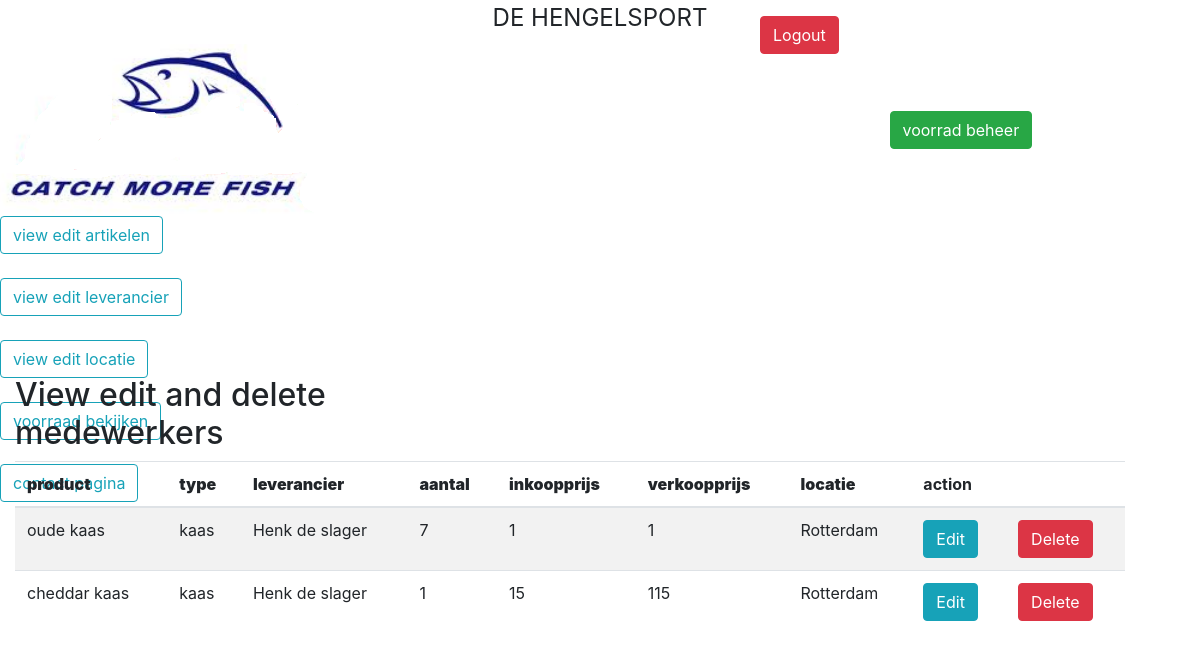
Page /voorraad1.php (signed in) on the committed database.
### tables this page shows
CREATE TABLE voorraad(
    id INT NOT NULL AUTO_INCREMENT,
    locatieID INT NOT NULL,
    productID INT NOT NULL,
    aantal VARCHAR(250) NOT NULL,
    PRIMARY KEY(id),
    FOREIGN KEY(locatieID) REFERENCES locatie(id),
    FOREIGN KEY(productID) REFERENCES artikel(id)
);

CREATE TABLE artikel(
    id INT NOT NULL AUTO_INCREMENT,
    levID INT NOT NULL,
    product VARCHAR(250) NOT NULL,
    type VARCHAR(250) NOT NULL,
    inkoopprijs INT(250) NOT NULL,
    verkoopprijs INT(250) NOT NULL,
    PRIMARY KEY(id),
    FOREIGN KEY(levID) REFERENCES leverancier(id)
);

CREATE TABLE leverancier(
    id INT NOT NULL AUTO_INCREMENT,
    leverancier VARCHAR(250) NOT NULL,
    telefoon INT(15) NOT NULL,
    PRIMARY KEY(id)
);

CREATE TABLE locatie(
    id INT NOT NULL AUTO_INCREMENT,
    locatie VARCHAR(250) NOT NULL,
    PRIMARY KEY(id)
);

### database.php (called while the page is built, shortened)
  <?php
  class database{
    private $pdo;
    public function __construct($host, $user, $pass, $db, $charset){
      try {
          $dsn = "mysql:host=$host;dbname=$db;charset=$charset";
          $options = [
              PDO::ATTR_ERRMODE            => PDO::ERRMODE_EXCEPTION,
              PDO::ATTR_DEFAULT_FETCH_MODE => PDO::FETCH_ASSOC,
              PDO::ATTR_EMULATE_PREPARES   => false,
          ];
          $this->pdo = new PDO($dsn, $user, $pass, $options);
      } catch (\PDOException $e) {
          echo $e->getMessage();
          throw $e;
      }
    }
    public function get_rotterdam_information($aantal){
      $query = "SELECT a.product, a.type, le.leverancier, v.aantal, a.inkoopprijs, a.verkoopprijs, l.locatie
      FROM voorraad as v
      INNER JOIN locatie as l on v.LocatieID = l.id
      INNER JOIN artikel as a on v.productID = a.id
      INNER JOIN leverancier as le on v.locatieID = le.id
      WHERE L.locatie = 'rotterdam'";
      $stmt = $this->pdo->prepare($query);
      $aantal !== NULL ? $stmt->execute(['aantal'=>$aantal]) : $stmt->execute();
      $results = $stmt->fetchAll(PDO::FETCH_ASSOC);
      return $results;
    }
  }
?>

### voorraad1.php (the view, shortened to what this page needs)
<?php
include 'database.php';
$db = new database('localhost', 'root', '', 'hengelsport', 'utf8');
  ?>
<html>
  <head>
    <link rel="stylesheet" href="https://cdn.jsdelivr.net/npm/bootstrap@4.5.3/dist/css/bootstrap.min.css">
  </head>
  <body>
    <div>
      <legend style="text-align: center;"> DE HENGELSPORT </legend>
      <img src="img\logo.png">
      <a class="btn btn-success" href="voorraad.php" style="margin-left:570;">voorrad beheer</a>
      <a class="btn btn-danger" href="logout.php" style="margin-left:760px; margin-top:-200px">Logout</a>
        <div class="topnav">
          <a class="btn btn-outline-info" href="view_edit_delete_artikelen.php">view edit artikelen</a><br><br>
          <a class="btn btn-outline-info" href="view_edit_delete_leverancier.php">view edit leverancier</a><br><br>
          <a class="btn btn-outline-info" href="view_edit_delete_locatie.php">view edit locatie</a><br><br>
          <a class="btn btn-outline-info" href="voorraad.php">voorraad bekijken</a><br><br>
          <a class="btn btn-outline-info" href="contact.php">contact pagina</a><br><br>
        </div>
      </div>
      <?php
          $results = $db->get_rotterdam_information(NULL);
          $columns = array_keys($results[0]);
          ?>
      <div class="container" style="margin-top:-150px; margin-right:500px;">
          <div class="table-responsive">
              <div class="table-wrapper">
                  <div class="table-title">
                      <div class="row">
                          <div class="col-sm-5">
                              <h2>View edit and delete medewerkers</b></h2>
                          </div>
                      </div>
                  </div>
                  <table class="table table-striped table-hover">
                      <thead>
                          <tr>
                            <?php foreach($columns as $column){ ?>
                                <th><strong> <?php echo $column ?> </strong></th>
                            <?php } ?>
                            <th colspan="2">action</th>
                          </tr>
                      </thead>
                      <?php foreach($results as $rows => $row){ ?>
                          <?php $row_id = $row; ?>
                          <tr>
                              <?php foreach($row as $row_data){?>
                                  <td>
                                      <?php echo $row_data ?>
                                  </td>
                              <?php } ?>
                              <td>
                                  <a class="btn btn-info" href="voorrad1_wijzigen.php?id=<?php echo $row_id; ?>" class="edit_btn" >Edit</a>
                              </td>
                              <td>
                                  <a class="btn btn-danger" href="voorraad1.php?user_id=<?php echo $row_id; ?>&id=<?php echo $row['id']?>" class="del_btn">Delete</a>
                              </td>
                        </tr>
                      <?php } ?>
                </table>
            </body>
        </html>

### voorraad1.php (style rules this page uses)
.table-responsive { overflow-x: unset !important; }

### rows in the picture
voorraad: productID.product "oude kaas", productID.type "kaas", leverancier.leverancier "Henk de slager", aantal "7", row_data "1", locatieID.locatie "Rotterdam"
voorraad: productID.product "cheddar kaas", productID.type "kaas", leverancier.leverancier "Henk de slager", aantal "1", productID.inkoopprijs "15", productID.verkoopprijs "115", locatieID.locatie "Rotterdam"

### other values in the picture
$column "product"
$column "type"
$column "leverancier"
$column "aantal"
$column "inkoopprijs"
$column "verkoopprijs"
$column "locatie"
